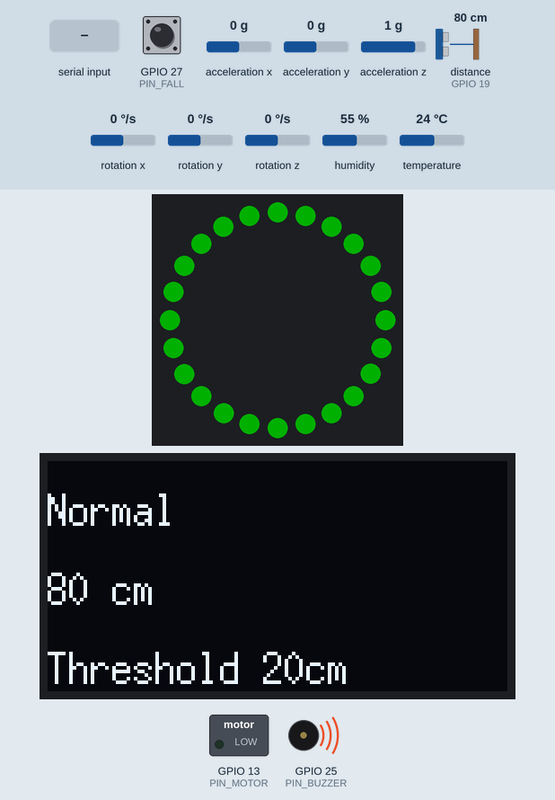
A program run on a simulated ESP32. Shown: 24 RGB LEDs in a ring, first at the top, clockwise, 128×64 one-colour display, switched loads named in the program (green lamp = pin HIGH), buzzer (waves = sounding, pin HIGH). Wiring (inferred from the names in the program): ultrasonic range finder: trigger GPIO 18; echo GPIO 19; MPU-6050 motion sensor at I2C address 0x68. Dashed ring = blinking. The inputs (shaded band) are chosen by the test bench; at power-on: distance to the obstacle (sensor on GPIO 19) 80 cm, GPIO 27 (PIN_FALL) HIGH, acceleration x 0 g, acceleration y 0 g, acceleration z 1 g, rotation x 0 °/s, rotation y 0 °/s, rotation z 0 °/s, humidity 55 %, temperature 24 °C. The echo pulse lasts 58.3 µs per cm; dim RGB values are drawn brighter than linear; pins used as bus, display or sensor lines are not drawn; what the program prints to the serial monitor is not drawn.

Above: at 1.5 s.
1.6 s: distance to the obstacle (sensor on GPIO 19) set to 42 cm
At 3.4 s:
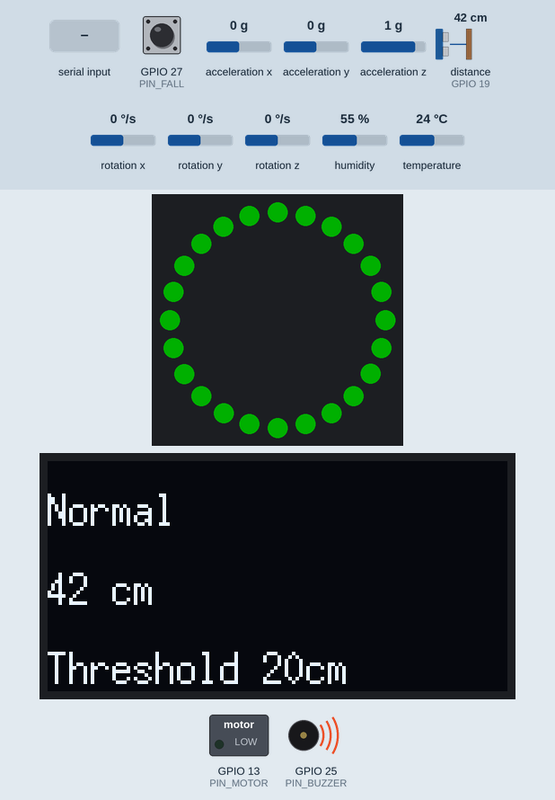
4.3 s: distance to the obstacle (sensor on GPIO 19) set to 37 cm
At 6.2 s:
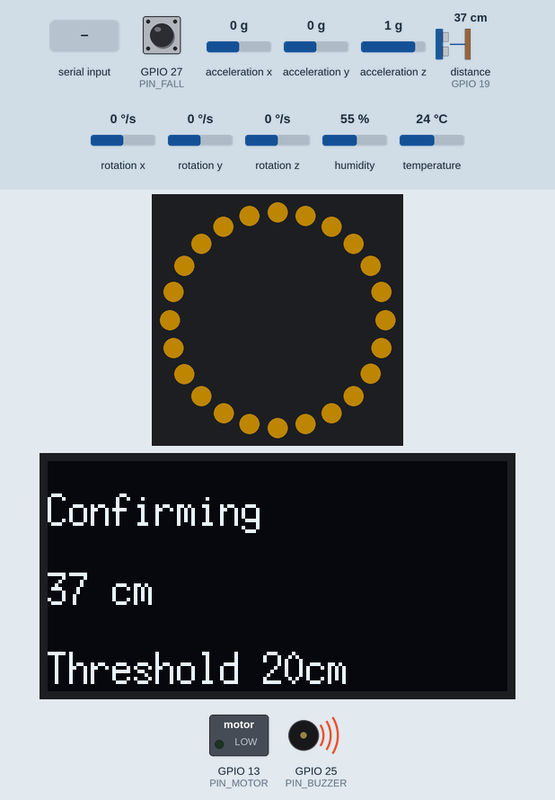
8.8 s: "90\n" received over Serial
At 9.6 s:
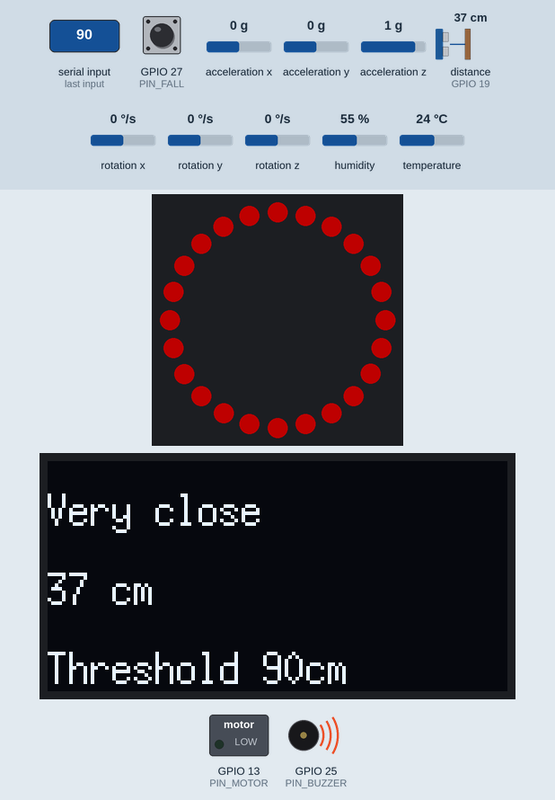
10.4 s: distance to the obstacle (sensor on GPIO 19) set to 220 cm
At 12.8 s:
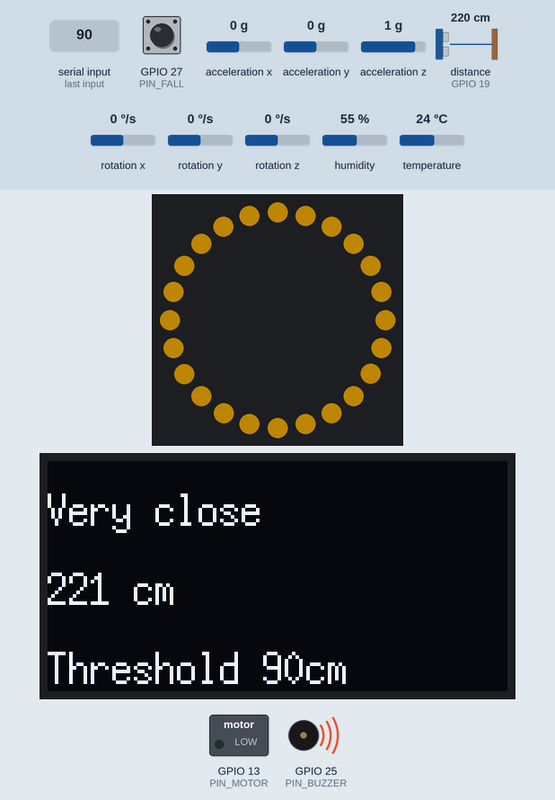
13.3 s: distance to the obstacle (sensor on GPIO 19) set to 227 cm
At 14.5 s:
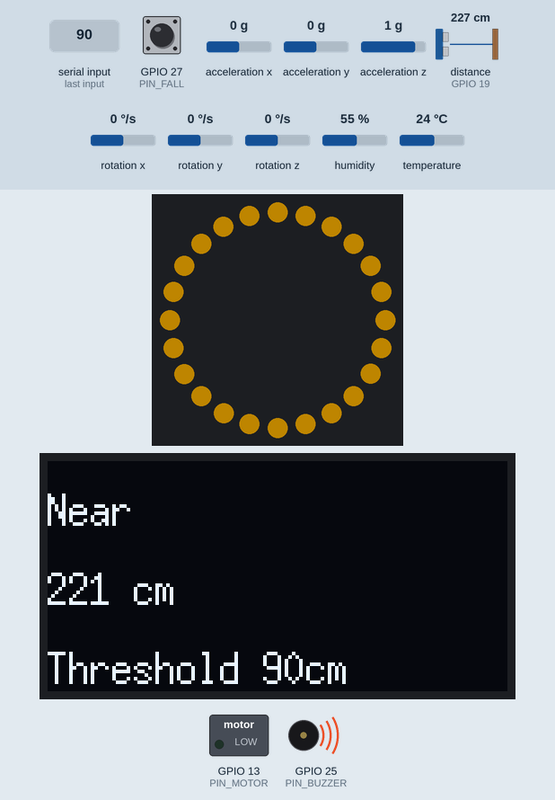
16.9 s: distance to the obstacle (sensor on GPIO 19) set to 184 cm
At 19.0 s:
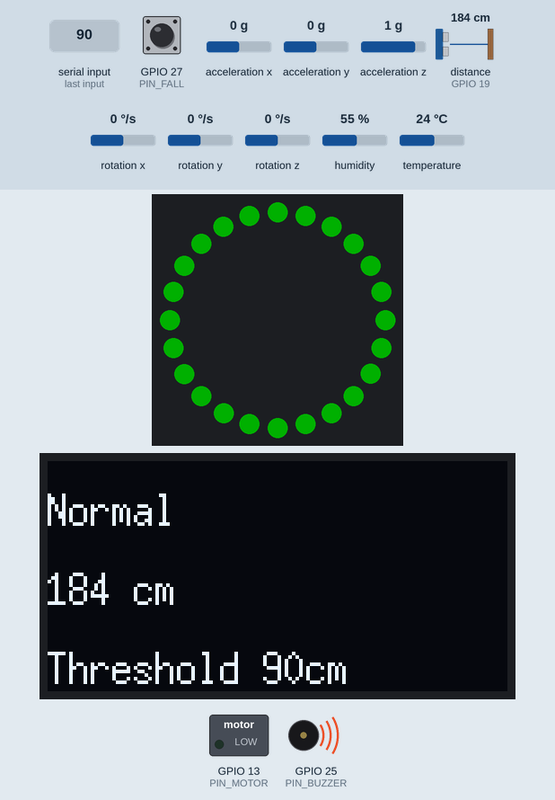
19.3 s: distance to the obstacle (sensor on GPIO 19) set to 175 cm
Timing chart, 0 to 22.8 s (numbered marks = the images above; inputs shaded):
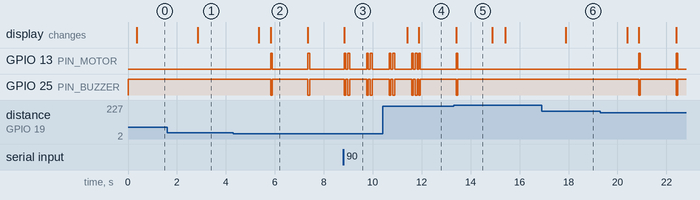

Measured:
- the behaviour switches between 40 and 39 cm on distance to the obstacle (sensor on GPIO 19) (found by bisection; images 1 and 2)
- the behaviour switches between 223 and 224 cm on distance to the obstacle (sensor on GPIO 19) (found by bisection; images 4 and 5)
- after the input at 1.6 s, the display: changes after 1.2 s (image 1)
- after the input at 4.3 s, GPIO 13 (PIN_MOTOR): alternates HIGH for 0.07 s and LOW for 1.5 s, starting after 1.5 s; GPIO 25 (PIN_BUZZER): alternates HIGH for 1.5 s and LOW for 0.07 s, starting after 1.5 s; the display: first changes after 1.0 s (image 2 shows a later state)
- after the input at 8.8 s, the display: first changes at once (image 3 shows a later state)
- after the input at 10.4 s, the display: first changes after 1.0 s (image 4 shows a later state)
- after the input at 13.3 s, GPIO 13 (PIN_MOTOR): goes on until 13.5 s, then stays LOW; GPIO 25 (PIN_BUZZER): goes on until 13.5 s, then stays HIGH
- after the input at 16.9 s, the display: changes after 0.99 s (image 6)
- after the input at 19.3 s, GPIO 13 (PIN_MOTOR): alternates HIGH for 0.07 s and LOW for 1.5 s, starting after 1.6 s; GPIO 25 (PIN_BUZZER): alternates HIGH for 1.5 s and LOW for 0.07 s, starting after 1.6 s

The program:

main.cpp
```cpp
#include "buzzer.h"
#include "dht11.h"
#include "fall.h"
#include "motor.h"
#include "mpu6050.h"
#include "oled.h"
#include "rgb.h"
#include "ultrasonic.h"

#include <Arduino.h>

// Below this threshold is very close; below twice it is near. Defaults to 20 cm; a serial integer updates it.
int warnCm = 20;

int lastCm = -1;

const unsigned long PULSE_MS = 70;
const unsigned long PULSE_GAP_MS = 80;
const unsigned long NEAR_QUIET_MS = 1430;
const unsigned long CLOSE_QUIET_MS = 700;
const unsigned long INVALID_ON_MS = 250;
const unsigned long INVALID_QUIET_MS = 2750;
const unsigned long FALL_PULSE_MS = 80;

// Very close: two beeps/vibrations. Near: one. Invalid range: a long beep, no vibration. Fall: three vibrations only in NORMAL.
void updateAlarm() {
  static UltrasonicLevel mode = ULTRASONIC_WAIT;
  static unsigned long mark = 0;
  static bool whiteOn = false;
  static bool fallReady = true;
  static int fallPhase = -1;
  static unsigned long fallAt = 0;

  const UltrasonicLevel level = ultrasonicLevel(warnCm);
  const unsigned long now = millis();
  const bool fallen = fallFallen();
  if (!fallen) {
    fallReady = true;
    fallPhase = -1;
  }

  if (level != mode) {
    mode = level;
    mark = now;
    whiteOn = false;
    buzzerSet(false);
    motorSet(false);
    if (level != ULTRASONIC_NORMAL) {
      fallPhase = -1;
    }
    if (level == ULTRASONIC_WAIT || level == ULTRASONIC_INVALID) {
      rgbOff();
    } else if (level == ULTRASONIC_NORMAL) {
      rgbGreen();
    } else if (level == ULTRASONIC_NEAR) {
      rgbYellow();
    } else if (level == ULTRASONIC_CLOSE) {
      rgbRed();
    }
  }

  unsigned long elapsed = now - mark;
  if (level == ULTRASONIC_NEAR) {
    const unsigned long cycle = PULSE_MS + NEAR_QUIET_MS;
    if (elapsed >= cycle) {
      mark = now;
      elapsed = 0;
    }
    const bool on = elapsed < PULSE_MS;
    buzzerSet(on);
    motorSet(on);
    return;
  }
  if (level == ULTRASONIC_CLOSE) {
    const unsigned long cycle = PULSE_MS + PULSE_GAP_MS + PULSE_MS + CLOSE_QUIET_MS;
    if (elapsed >= cycle) {
      mark = now;
      elapsed = 0;
    }
    const bool first = elapsed < PULSE_MS;
    const bool second = elapsed >= PULSE_MS + PULSE_GAP_MS &&
                        elapsed < PULSE_MS + PULSE_GAP_MS + PULSE_MS;
    const bool on = first || second;
    buzzerSet(on);
    motorSet(on);
    return;
  }
  if (level == ULTRASONIC_INVALID) {
    const unsigned long cycle = INVALID_ON_MS + INVALID_QUIET_MS;
    if (elapsed >= cycle) {
      mark = now;
      elapsed = 0;
    }
    const bool on = elapsed < INVALID_ON_MS;
    buzzerSet(on);
    motorSet(false);
    if (on != whiteOn) {
      whiteOn = on;
      if (on) {
        rgbWhite();
      } else {
        rgbOff();
      }
    }
    return;
  }

  buzzerSet(false);
  if (level != ULTRASONIC_NORMAL) {
    motorSet(false);
    return;
  }

  if (fallen && fallReady && fallPhase < 0) {
    fallReady = false;
    fallPhase = 0;
    fallAt = now;
  }
  if (fallPhase < 0) {
    motorSet(false);
    return;
  }
  if (now - fallAt >= FALL_PULSE_MS) {
    fallPhase++;
    fallAt = now;
  }
  if (fallPhase >= 5) {
    fallPhase = -1;
    motorSet(false);
    return;
  }
  motorSet(fallPhase % 2 == 0);
}

// Serial input: one integer per line, e.g. 30. Valid range: 2 to 400.
void pollSerialThreshold() {
  static char buf[8];
  static size_t len = 0;
  static bool overflow = false;

  while (Serial.available() > 0) {
    char c = Serial.read();
    if (c == '\r') {
      continue;
    }
    if (c != '\n') {
      if (len < sizeof(buf) - 1) {
        buf[len++] = c;
      } else {
        overflow = true;
      }
      continue;
    }

    buf[len] = '\0';
    len = 0;
    if (overflow) {
      overflow = false;
      Serial.println("THRESH_BAD");
      continue;
    }

    char *start = buf;
    while (*start == ' ' || *start == '\t') {
      start++;
    }
    if (*start == '\0') {
      continue;
    }

    char *end = start;
    long value = strtol(start, &end, 10);
    while (*end == ' ' || *end == '\t') {
      end++;
    }
    if (end == start || *end != '\0' || value < ULTRASONIC_MIN_CM || value > ULTRASONIC_MAX_CM) {
      Serial.println("THRESH_BAD");
      continue;
    }

    warnCm = (int)value;
    Serial.print("THRESH ");
    Serial.println(warnCm);
    ultrasonicRedraw(lastCm, warnCm);
  }
}

void setup() {
  Serial.begin(115200);

  ultrasonicBegin();

  buzzerBegin();
  motorBegin();

  fallBegin();

  dht11Begin();

  rgbBegin();

  oledBegin();
  mpu6050Begin();
  Serial.print("THRESH ");
  Serial.println(warnCm);
  while (!ultrasonicReady()) {
    lastCm = ultrasonicPoll(warnCm);
  }
}

void loop() {
  pollSerialThreshold();
  fallPoll();
  mpu6050Poll();

  dht11Poll();

  lastCm = ultrasonicPoll(warnCm);

  updateAlarm();
}
```

buzzer.h
```cpp
#pragma once

// Buzzer S connects to GPIO25. Active low.
void buzzerBegin();

// true turns the buzzer on; false turns it off.
void buzzerSet(bool on);
```

dht11.h
```cpp
#pragma once

// DHT11 DATA connects to GPIO4.
void dht11Begin();

// Read every 2 seconds. Serial output: TEMP and HUM, or CLIMATE_FAIL on error.
void dht11Poll();
```

fall.h
```cpp
#pragma once

// Fall sensor OUT connects to GPIO27. A stable low level indicates a fall.
void fallBegin();

// Report state changes immediately, otherwise about once per second. Output: POSTURE OK or POSTURE FALL.
void fallPoll();

// Debounced posture state. true indicates a fall.
bool fallFallen();
```

motor.h
```cpp
#pragma once

// Vibration motor S connects to GPIO13. Active high.
void motorBegin();

// true turns vibration on; false turns it off.
void motorSet(bool on);
```

mpu6050.h
```cpp
#pragma once

// Shares I2C with the display. Probe 0x68, then 0x69. Print MPU OK or MPU FAIL.
void mpu6050Begin();

// Read every 50 ms. Output IMU, or MPU FAIL / MPU READ_FAIL on error.
void mpu6050Poll();
```

oled.h
```cpp
#pragma once

// Initialize the 1.54-inch SSD1309. SDA = GPIO21, SCL = GPIO22, address = 0x3C.
void oledBegin();

// Draw three lines of text on the display.
void oledShow(const char *line1, const char *line2, const char *line3);
```

rgb.h
```cpp
#pragma once

// WS2812 DIN connects to GPIO26; drive 24 LEDs. Color supplements other alerts.
void rgbBegin();

void rgbOff();
void rgbGreen();
void rgbYellow();
void rgbRed();
void rgbWhite();
```

ultrasonic.h
```cpp
#pragma once

// HC-SR04 valid range. Alert thresholds use the same bounds.
const int ULTRASONIC_MIN_CM = 2;
const int ULTRASONIC_MAX_CM = 400;

// TRIG = GPIO18, ECHO = GPIO19
void ultrasonicBegin();

// Publish a five-sample median about every 0.5 seconds. Return centimeters, or -1 for invalid range.
// Serial output: DIST or RANGE_OVER. Refresh the OLED every 2 seconds; show the threshold on line 3.
int ultrasonicPoll(int warnCm);

// false until the first batch of five measurements completes.
bool ultrasonicReady();

// Distance bands: very close below the threshold, near below twice it. Entry requires three consecutive results.
// Exit boundaries add half the threshold (at least 2 cm), capped at 400 cm; require three consecutive results to reduce chatter.
enum UltrasonicLevel {
  ULTRASONIC_WAIT = 0,
  ULTRASONIC_NORMAL = 1,
  ULTRASONIC_NEAR = 2,
  ULTRASONIC_CLOSE = 3,
  ULTRASONIC_INVALID = 4
};

UltrasonicLevel ultrasonicLevel(int warnCm);

// Redraw the OLED with the current distance immediately after a threshold update.
void ultrasonicRedraw(int cm, int warnCm);
```

buzzer.cpp
```cpp
#include "buzzer.h"

#include <Arduino.h>

const int PIN_BUZZER = 25;

void buzzerBegin() {
  // Set high before enabling output to keep the buzzer silent at startup.
  digitalWrite(PIN_BUZZER, HIGH);
  pinMode(PIN_BUZZER, OUTPUT);
}

void buzzerSet(bool on) {
  digitalWrite(PIN_BUZZER, on ? LOW : HIGH);
}
```

dht11.cpp
```cpp
#include "dht11.h"

#include <Arduino.h>
#include <DHT.h>

const int PIN_DHT = 4;
const unsigned long DHT_MS = 2000;

DHT dht(PIN_DHT, DHT11);
unsigned long lastDhtMs = 0;

void dht11Begin() {
  dht.begin();
  lastDhtMs = millis();
}

void dht11Poll() {
  if (millis() - lastDhtMs < DHT_MS) {
    return;
  }
  lastDhtMs = millis();

  float humidity = dht.readHumidity();
  float temperature = dht.readTemperature();
  if (isnan(humidity) || isnan(temperature)) {
    Serial.println("CLIMATE_FAIL");
    return;
  }

  Serial.print("TEMP ");
  Serial.println((int)temperature);
  Serial.print("HUM ");
  Serial.println((int)humidity);
}
```

fall.cpp
```cpp
#include "fall.h"

#include <Arduino.h>

const int PIN_FALL = 27;
const unsigned long FALL_STABLE_MS = 300;
const unsigned long FALL_REPORT_MS = 1000;

bool postureFallen() {
  static int lastReading = -1;
  static int stableLevel = HIGH;
  static unsigned long changedAt = 0;

  int reading = digitalRead(PIN_FALL);
  unsigned long now = millis();
  if (reading != lastReading) {
    lastReading = reading;
    changedAt = now;
  }
  if (now - changedAt >= FALL_STABLE_MS) {
    stableLevel = reading;
  }
  return stableLevel == LOW;
}

void fallBegin() {
  pinMode(PIN_FALL, INPUT_PULLUP);
}

bool fallFallen() {
  return postureFallen();
}

void fallPoll() {
  static int lastFallen = -1;
  static unsigned long lastReportMs = 0;

  bool fallen = postureFallen();
  unsigned long now = millis();
  if (lastFallen == (fallen ? 1 : 0) && now - lastReportMs < FALL_REPORT_MS) {
    return;
  }
  lastFallen = fallen ? 1 : 0;
  lastReportMs = now;
  Serial.println(fallen ? "POSTURE FALL" : "POSTURE OK");
}
```

motor.cpp
```cpp
#include "motor.h"

#include <Arduino.h>

const int PIN_MOTOR = 13;

void motorBegin() {
  // Set low before enabling output to prevent vibration at startup.
  digitalWrite(PIN_MOTOR, LOW);
  pinMode(PIN_MOTOR, OUTPUT);
}

void motorSet(bool on) {
  digitalWrite(PIN_MOTOR, on ? HIGH : LOW);
}
```

mpu6050.cpp
```cpp
#include "mpu6050.h"

#include <Arduino.h>
#include <Wire.h>

const int MPU_ADDR_PRIMARY = 0x68;
const int MPU_ADDR_ALT = 0x69;
const unsigned long MPU_MS = 50;

static unsigned long lastMpuMs = 0;
static bool mpuOk = false;
static int mpuAddr = MPU_ADDR_PRIMARY;
static uint8_t mpuId = 0;

bool mpuProbe(int addr) {
  Wire.beginTransmission(addr);
  return Wire.endTransmission() == 0;
}

bool mpuWrite(uint8_t reg, uint8_t value) {
  Wire.beginTransmission(mpuAddr);
  Wire.write(reg);
  Wire.write(value);
  return Wire.endTransmission() == 0;
}

bool mpuReadRegs(uint8_t reg, uint8_t *buf, size_t len) {
  Wire.beginTransmission(mpuAddr);
  Wire.write(reg);
  if (Wire.endTransmission(false) != 0) {
    return false;
  }
  if (Wire.requestFrom(mpuAddr, len) != (int)len) {
    return false;
  }
  for (size_t i = 0; i < len; i++) {
    buf[i] = Wire.read();
  }
  return true;
}

bool mpuStart() {
  if (mpuProbe(MPU_ADDR_PRIMARY)) {
    mpuAddr = MPU_ADDR_PRIMARY;
  } else if (mpuProbe(MPU_ADDR_ALT)) {
    mpuAddr = MPU_ADDR_ALT;
  } else {
    return false;
  }

  if (!mpuWrite(0x6B, 0x00)) {
    return false;
  }
  mpuWrite(0x1B, 0x00);
  mpuWrite(0x1C, 0x00);
  delay(30);

  uint8_t id = 0;
  if (!mpuReadRegs(0x75, &id, 1)) {
    return false;
  }
  mpuId = id;
  return true;
}

void printMpuStatus() {
  Serial.print("MPU OK 0x");
  Serial.print(mpuAddr, HEX);
  Serial.print(" 0x");
  Serial.println(mpuId, HEX);
}

void mpu6050Begin() {
  mpuOk = mpuStart();
  if (mpuOk) {
    printMpuStatus();
  } else {
    Serial.println("MPU FAIL");
  }
  lastMpuMs = millis();
}

void mpu6050Poll() {
  if (millis() - lastMpuMs < MPU_MS) {
    return;
  }
  lastMpuMs = millis();

  if (!mpuOk) {
    mpuOk = mpuStart();
    if (!mpuOk) {
      Serial.println("MPU FAIL");
      return;
    }
    printMpuStatus();
  }

  uint8_t raw[14];
  if (!mpuReadRegs(0x3B, raw, 14)) {
    Serial.println("MPU READ_FAIL");
    mpuOk = false;
    return;
  }

  int16_t ax = (raw[0] << 8) | raw[1];
  int16_t ay = (raw[2] << 8) | raw[3];
  int16_t az = (raw[4] << 8) | raw[5];
  int16_t tempRaw = (raw[6] << 8) | raw[7];
  int16_t gx = (raw[8] << 8) | raw[9];
  int16_t gy = (raw[10] << 8) | raw[11];
  int16_t gz = (raw[12] << 8) | raw[13];

  Serial.print("IMU ");
  Serial.print(ax / 16384.0, 2);
  Serial.print(" ");
  Serial.print(ay / 16384.0, 2);
  Serial.print(" ");
  Serial.print(az / 16384.0, 2);
  Serial.print(" ");
  Serial.print(gx / 131.0, 1);
  Serial.print(" ");
  Serial.print(gy / 131.0, 1);
  Serial.print(" ");
  Serial.print(gz / 131.0, 1);
  Serial.print(" ");
  Serial.println(tempRaw / 340.0 + 36.53, 1);
}
```

oled.cpp
```cpp
#include "oled.h"

#include <Arduino.h>
#include <U8g2lib.h>
#include <Wire.h>

// Display: SDA = GPIO21, SCL = GPIO22.
const int PIN_SDA = 21;
const int PIN_SCL = 22;

// 1.54-inch SSD1309 display, 128x64 pixels.
U8G2_SSD1309_128X64_NONAME0_F_HW_I2C u8g2(U8G2_R0, U8X8_PIN_NONE, PIN_SCL, PIN_SDA);

void oledBegin() {
  // The previous I2C scan detected address 0x3C.
  Wire.begin(PIN_SDA, PIN_SCL);
  u8g2.setI2CAddress(0x3C << 1);
  u8g2.begin();
}

void oledShow(const char *line1, const char *line2, const char *line3) {
  u8g2.clearBuffer();
  // Compact Latin font. All three baselines fit within the 64-pixel display height.
  u8g2.setFont(u8g2_font_6x13_tf);
  u8g2.drawUTF8(0, 18, line1);
  u8g2.drawUTF8(0, 40, line2);
  u8g2.drawUTF8(0, 62, line3);
  u8g2.sendBuffer();
}
```

rgb.cpp
```cpp
#include "rgb.h"

#include <Adafruit_NeoPixel.h>
#include <Arduino.h>

const int PIN_LED = 26;
const int LED_COUNT = 24;

Adafruit_NeoPixel ring(LED_COUNT, PIN_LED, NEO_GRB + NEO_KHZ800);

void showColor(uint8_t red, uint8_t green, uint8_t blue) {
  ring.fill(ring.Color(red, green, blue));
  ring.show();
}

void rgbOff() {
  ring.clear();
  ring.show();
}

void rgbGreen() {
  showColor(0, 180, 0);
}

void rgbYellow() {
  showColor(255, 180, 0);
}

void rgbRed() {
  showColor(255, 0, 0);
}

void rgbWhite() {
  showColor(180, 180, 180);
}

void rgbBegin() {
  ring.begin();
  ring.setBrightness(80);
  rgbOff();
}
```

Source omitted: ultrasonic.cpp (5706 bytes)
